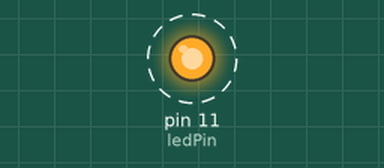
Recording of a program running on a simulated Raspberry Pi (header pin numbers). On the bench: output pins drawn as LEDs (lit = HIGH). Dashed ring = blinking. What the program prints to the terminal is not drawn.

Above: at 0.5 s.
Timing chart, 0 to 4.6 s (numbered marks = the images above):
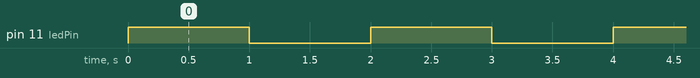

Measured:
- by itself, pin 11 (ledPin): alternates HIGH for 1.0 s and LOW for 1.0 s

The program:

blink_led_toggle.py
```python
#!/usr/bin/env python3
import RPi.GPIO as GPIO
import time

def blink_led_toggle():
    """
    Toggles an LED connected to pin 11 every second.
    """
    ledPin = 11
    GPIO.setmode(GPIO.BOARD)
    GPIO.setup(ledPin, GPIO.OUT)

    print("Blinking LED indefinitely. Press CTRL+C to exit.")
    ledStatus = True
    GPIO.output(ledPin, ledStatus)

    try:
        while True:
            time.sleep(1)
            ledStatus = not ledStatus
            GPIO.output(ledPin, ledStatus)
    except KeyboardInterrupt:
        print("Program terminated!")
    finally:
        GPIO.cleanup()

if __name__ == '__main__':
    blink_led_toggle()
```
